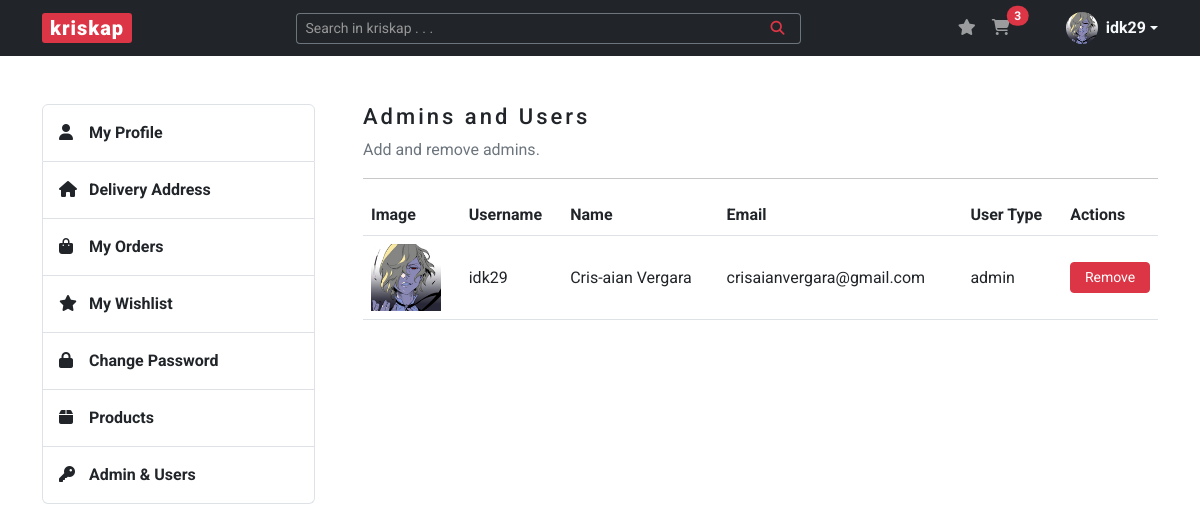
The page /admin (signed in) on the database its author committed.
### kriskap/models.py (models this page shows)
class User(db.Model, UserMixin):
    __tablename__ = "users"
    id = db.Column(db.Integer, primary_key=True)
    user_type = db.Column(db.String(20), nullable=False)
    username = db.Column(db.String(20), unique=True, nullable=False)
    name = db.Column(db.String(100), nullable=False)
    email = db.Column(db.String(100), unique=True, nullable=False)
    image_file = db.Column(db.String(250), nullable=False, default="default.png")
    password = db.Column(db.String(100), nullable=False)
    carts = relationship("Cart", back_populates="buyer")
    wishlists = relationship("Wishlist", back_populates="wisher")
    addresses = relationship("Address", back_populates="buyer")
    orders = relationship("Order", back_populates="buyer")

### kriskap/admins/routes.py (the view)
@admins.route("/admin")
@login_required
@admin_only
def admin():
    users = User.query.all()
    return render_template("admin.html", title="Admin", users=users)

### kriskap/models.py (called while the page is built)
@login_manager.user_loader
def load_user(user_id):
    return User.query.get(int(user_id))

### kriskap/users/utils.py (called while the page is built)
def admin_only(f):
    @wraps(f)
    def decorated_function(*args, **kwargs):
        if current_user.user_type != "admin":
            return abort(403)
        return f(*args, **kwargs)
    return decorated_function

### kriskap/templates/admin.html (shortened to what this page needs)
{% extends "base.html" %}
{% block content %}
    <section id="section-admin" class="content-section mb-5">
        <div class="row justify-content-between">
            {% include "aside.html" %}
            <div class="col-lg-9 ps-lg-5">
                <h3>Admins and Users</h3>
                <p class="text-secondary">Add and remove admins.</p>
                <hr>
                <table class="table">
                    <thead>
                      <tr>
                        <th scope="col">Image</th>
                        <th scope="col">Username</th>
                        <th scope="col">Name</th>
                        <th scope="col">Email</th>
                        <th scope="col">User Type</th>
                        <th scope="col">Actions</th>
                      </tr>
                    </thead>
                    <tbody>
                    {% for user in users %}
                        <tr class="align-middle">
                            <td><img width="70px" src="{{ url_for('static', filename='img/profile_pics/' + user.image_file) }}" alt="Image Preview" class="image_view"></td>
                            <td>{{ user.username }}</td>
                            <td>{{ user.name }}</td>
                            <td>{{ user.email }}</td>
                            <td>{{ user.user_type }}</td>
                            <td>
                                {% if user.user_type != "admin" %}
                                    <a href="{{ url_for('admins.add_admin', user_id = user.id) }}" class="btn btn-primary btn-sm w-100">Add</a>
                                {% else %}
                                    <a href="#removeModal{{ user.id }}" class="btn btn-danger btn-sm w-100" data-bs-toggle="modal">Remove</a>
                                {% endif %}
                            </td>
                        </tr>
                    {% endfor %}
                    </tbody>
                </table>
            </div>
        </div>
    </section>
{% endblock %}

### kriskap/templates/base.html (shortened to what this page needs)
<!DOCTYPE html>
<html lang="en">
<head>
    <link rel="stylesheet" href="https://cdn.jsdelivr.net/npm/bootstrap@5.3.0-alpha1/dist/css/bootstrap.min.css">
    <link rel="stylesheet" href="{{ url_for('static', filename='css/styles.css') }}">
</head>
<body>
    <header>
        <nav class="navbar navbar-expand-lg navbar-dark bg-dark">
            <div class="container">
                <a class="navbar-brand px-2 py-0" href="{{ url_for('main.home') }}">kriskap</a>
                <div class="collapse navbar-collapse" id="navbarSupportedContent">
                    <form method="POST" action="{{ url_for('products.search_product') }}" class="d-flex ms-auto form-search w-50" role="search">
                        <div class="input-group input-group-sm">
                            <input name="search-product" type="text" class="form-control text-bg-dark border-secondary border-end-0" placeholder="Search in kriskap . . ." aria-label="Search in kriskap . . ." aria-describedby="button-addon">
                            <button class="btn btn-outline-danger border-start-0 border-secondary" type="submit" id="button-addon"><i class="fa-solid fa-magnifying-glass px-2"></i></button>
                        </div>
                    </form>
                    <ul class="navbar-nav ms-auto mb-2 mb-lg-0 notification-cart">
                        <li class="nav-item">
                            <a href="{{ url_for('wishlists.wishlist') }}" class="nav-link d-inline-block">
                                <i class="fa-solid fa-star"></i>
                            </a>
                        </li>
                        <li class="nav-item me-5">
                            <a href="{{ url_for('carts.cart') }}" class="nav-link position-relative d-inline-block">
                                <i class="fa-solid fa-cart-shopping"></i>
                                {% if current_user.is_authenticated %}
                                    <span id="cartTotal" class="position-absolute start-100 translate-middle badge rounded-pill bg-danger">
                                        {% set items = [] %}
                                        {{ items | sum }}
                                    </span>
                                {% endif %}
                            </a>
                        </li>
                        {% if current_user.is_authenticated %}
                        <li class="dropdown d-flex align-items-center">
                            <a href="#" class="d-flex align-items-center text-light text-decoration-none dropdown-toggle" data-bs-toggle="dropdown" aria-expanded="false">
                                <img src="{{ url_for('static', filename='img/profile_pics/' + current_user.image_file) }}" alt="" width="32" height="32" class="rounded-circle me-2">
                                <strong>{{ current_user.username }}</strong>
                            </a>
                        </li>
                        {% endif %}
                    </ul>
                </div>
            </div>
        </nav>
    </header>
    <main class="container mt-5">
        {% block content %} {% endblock %}
    </main>
</body>
</html>

### kriskap/static/css/styles.css (style rules this page uses)
body { font-family: 'Roboto', sans-serif; color: #212529; }
h3, legend { font-size: 1.375rem; font-weight: 500; line-height: 1.65rem; letter-spacing: 3px; }
a { color: #212529; text-decoration: none; }
.navbar-brand { background-color: #DC3545; border-radius: 3px; font-weight: 900; letter-spacing: 1px; }
.form-control::placeholder { color: #979797; opacity: 1; }

### rows shown on the page
User: image_file (picture), username "idk29", name "Cris-aian Vergara", email "crisaianvergara@gmail.com", user_type "admin"

### other values the page prints
{{ items | sum }} "3"
